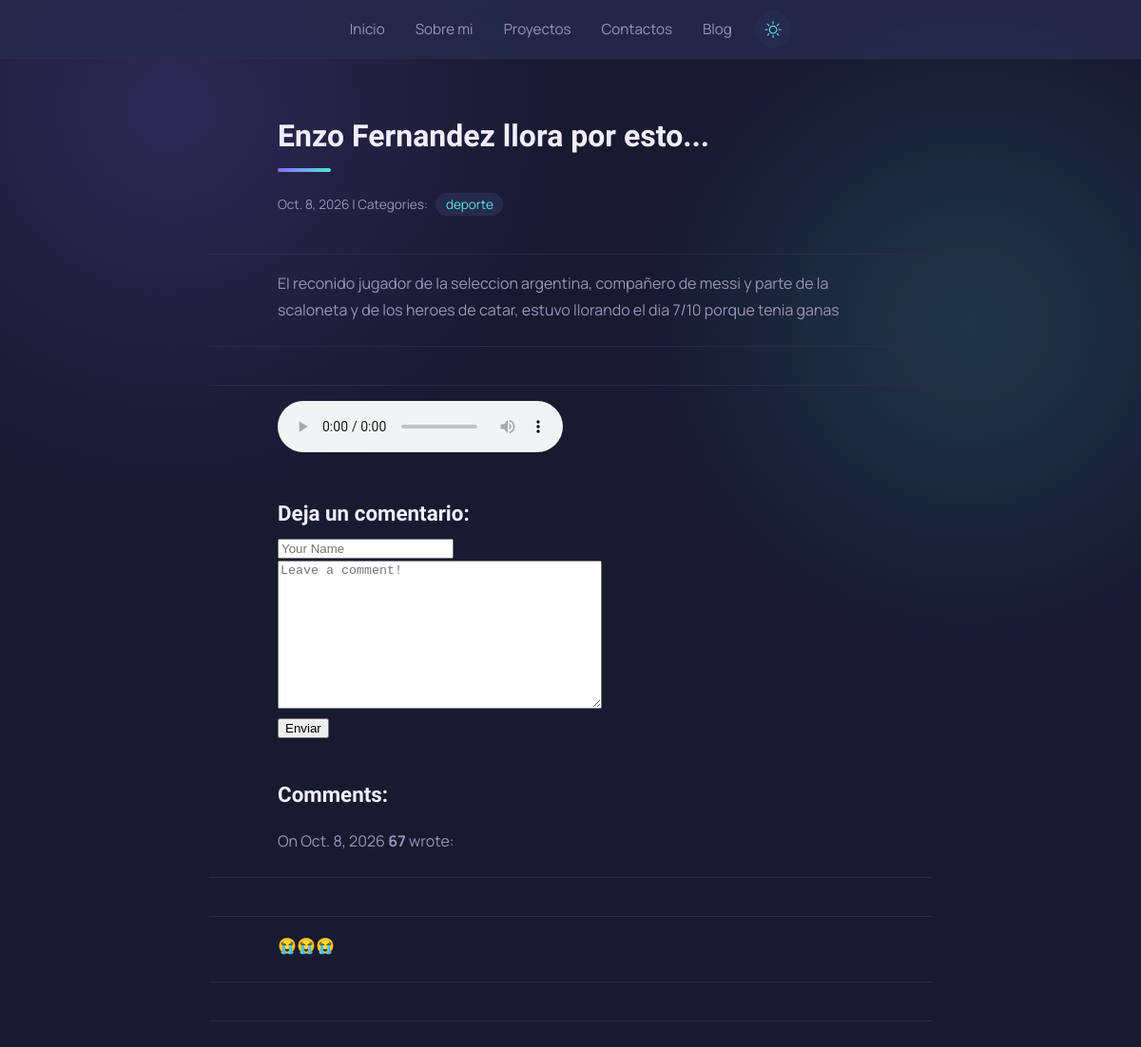
The page /blog/post/8/ on the database its author committed.
### blog/models.py (models this page shows, shortened)
class post(models.Model):
    title = models.CharField(max_length=255)
    body = models.TextField()
    created_on = models.DateTimeField(auto_now_add=True)
    last_modified = models.DateTimeField(auto_now=True)
    categories = models.ManyToManyField("category", related_name="posts")
    cover = models.ImageField(upload_to="covers/", blank=True, null=True)

class category(models.Model):
    name = models.CharField(max_length=30)
    class Meta:
        verbose_name_plural = "categories"

class postmedia(models.Model):
    IMAGE, VIDEO, AUDIO = "image", "video", "audio"
    KIND_CHOICES = [(IMAGE, "Imagen"), (VIDEO, "Video"), (AUDIO, "Audio")]
    post = models.ForeignKey(post, on_delete=models.CASCADE, related_name="media")
    kind = models.CharField(max_length=10, choices=KIND_CHOICES, default=IMAGE)
    file = models.FileField(upload_to="posts/%Y/%m/")
    caption = models.CharField(max_length=200, blank=True)

class comment(models.Model):
    author = models.CharField(max_length=60)
    body = models.TextField()
    created_on = models.DateTimeField(auto_now_add=True)
    post = models.ForeignKey("Post", on_delete=models.CASCADE)

### blog/views.py (the view, shortened to what this page needs)
# urls.py: path("post/<int:pk>/", views.blog_detail, name="blog_detail"),
def blog_detail(request, pk):
    post = Post.objects.get(pk=pk)
    form = commentform()
    comments = Comment.objects.filter(post=post)
    context = {
        "post": post,
        "comments": comments,
        "form": commentform(),
    }
    return render(request, "blog/detail.html", context)

### blog/forms.py
class commentform(forms.Form):
    author = forms.CharField(
        max_length=60,
        widget=forms.TextInput(
            attrs={"class": "form-control", "placeholder": "Your Name"}
        ),
    )
    body = forms.CharField(
        widget=forms.Textarea(
            attrs={"class": "form-control", "placeholder": "Leave a comment!"}
        )
    )

### blog/templates/blog/detail.html (shortened to what this page needs)
{% extends "base.html" %}
{% block page_title %}
    <h2>{{ post.title }}</h2>
{% endblock page_title %}
{% block page_content %}
    <small>
        {{ post.created_on.date }} | Categories:
        {% for category in post.categories.all %}
            <a href="{% url 'blog_category' category.name %}">
                {{ category.name }}
            </a>
        {% endfor %}
    </small>
    <p>{{ post.body | linebreaks }}</p>
    {% for item in post.media.all %}
        <figure>
            {% if item.kind == "image" %}
                <img src="{{ item.file.url }}" alt="{{ item.caption }}" style="max-width:100%">
            {% elif item.kind == "video" %}
                <video controls style="max-width:100%">
                    <source src="{{ item.file.url }}">
                </video>
            {% elif item.kind == "audio" %}
                <audio controls src="{{ item.file.url }}"></audio>
            {% endif %}
        </figure>
    {% endfor %}
    <h3>Deja un comentario:</h3>
    <form method="post">
        <div>
            {{ form.author }}
        </div>
        <div>
            {{ form.body }}
        </div>
        <button type="submit" class="btn btn-primary">Enviar</button>
    </form>
    <h3>Comments:</h3>
    {% for comment in comments %}
        <p>
            On {{ comment.created_on.date }} <b>{{ comment.author }}</b> wrote:
        </p>
        <p>
            {{ comment.body | linebreaks }}
        </p>
    {% endfor %}
{% endblock page_content %}

### static/css/styles.css (style rules this page uses)
:root { --fondo: #181a30; --texto: #f1eefc; --violeta: #8b6bff; --celeste: #57e2d6; --borde: #2a2c46; --fondo-suave: #262a4e; --texto-s: #9994b8; }
* { box-sizing: border-box; }
html { scroll-behavior: smooth; }
body { margin: 0; background: var(--fondo); color: var(--texto); font-family: "Manrope", sans-serif; line-height: 1.6; overflow-x: hidden; transition: background-color 0.25s ease, color 0.25s ease; }
body::before { content: ""; position: fixed; inset: 0; z-index: -1; }
a { color: inherit; text-decoration: none; }
html { scrollbar-color: var(--violeta) var(--fondo); scrollbar-width: thin; }
body::before { background: radial-gradient(600px circle at 15% 10%, color-mix(in srgb, var(--violeta) 18%, transparent), transparent 70%), radial-gradient(500px circle at 85% 30%, color-mix(in srgb, var(--celeste) 14%, transparent), transparent 70%); }
main > section, main > :not(section) { animation: aparecer 0.6s ease both; }
main > :not(section) { max-width: 760px; margin-left: auto; margin-right: auto; padding-left: 6vw; padding-right: 6vw; }
main > h2 { font-family: "Exo 2", sans-serif; font-weight: 700; font-size: 2rem; margin-top: 3.5rem; margin-bottom: 1.5rem; }
main > h2::after { content: ""; display: block; width: 56px; height: 4px; margin-top: 0.5rem; border-radius: 4px; background: linear-gradient(90deg, var(--violeta), var(--celeste)); }
main > h3 { font-family: "Exo 2", sans-serif; font-size: 1.4rem; margin-top: 2.5rem; margin-bottom: 0.3rem; }
main > small { display: block; color: var(--texto-s); font-size: 0.85rem; margin-bottom: 0.6rem; }
main > small a { color: var(--celeste); margin-left: 0.35rem; padding: 0.1rem 0.6rem; border: 1px solid var(--borde); border-radius: 999px; background: var(--fondo-suave); transition: border-color 0.18s ease, color 0.18s ease; }
main > p { color: var(--texto-s); font-size: 1rem; line-height: 1.75; padding-bottom: 1.5rem; border-bottom: 1px solid var(--borde); }

### rows shown on the page
post: title "Enzo Fernandez llora por esto...", created_on "Oct. 8, 2026", body "El reconido jugador de la seleccion argentina, compañero de messi y parte de la scaloneta y de los heroes de catar, estuvo llorando el dia 7/10 porque tenia ganas"
category: name "deporte"
comment: created_on "Oct. 8, 2026", author "67", body "😭😭😭"
